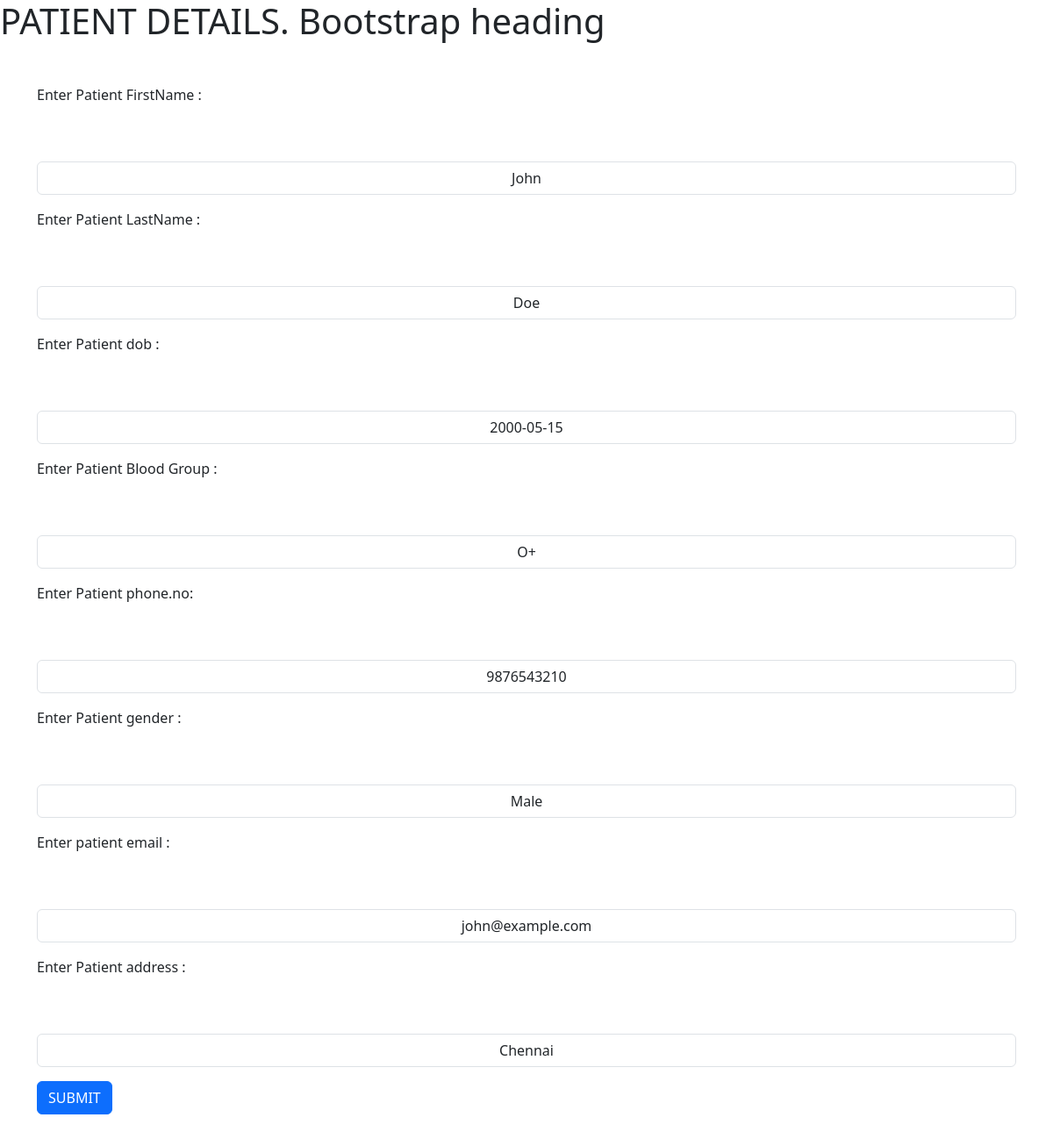
Before: /edit_patient/2 with the older database file.
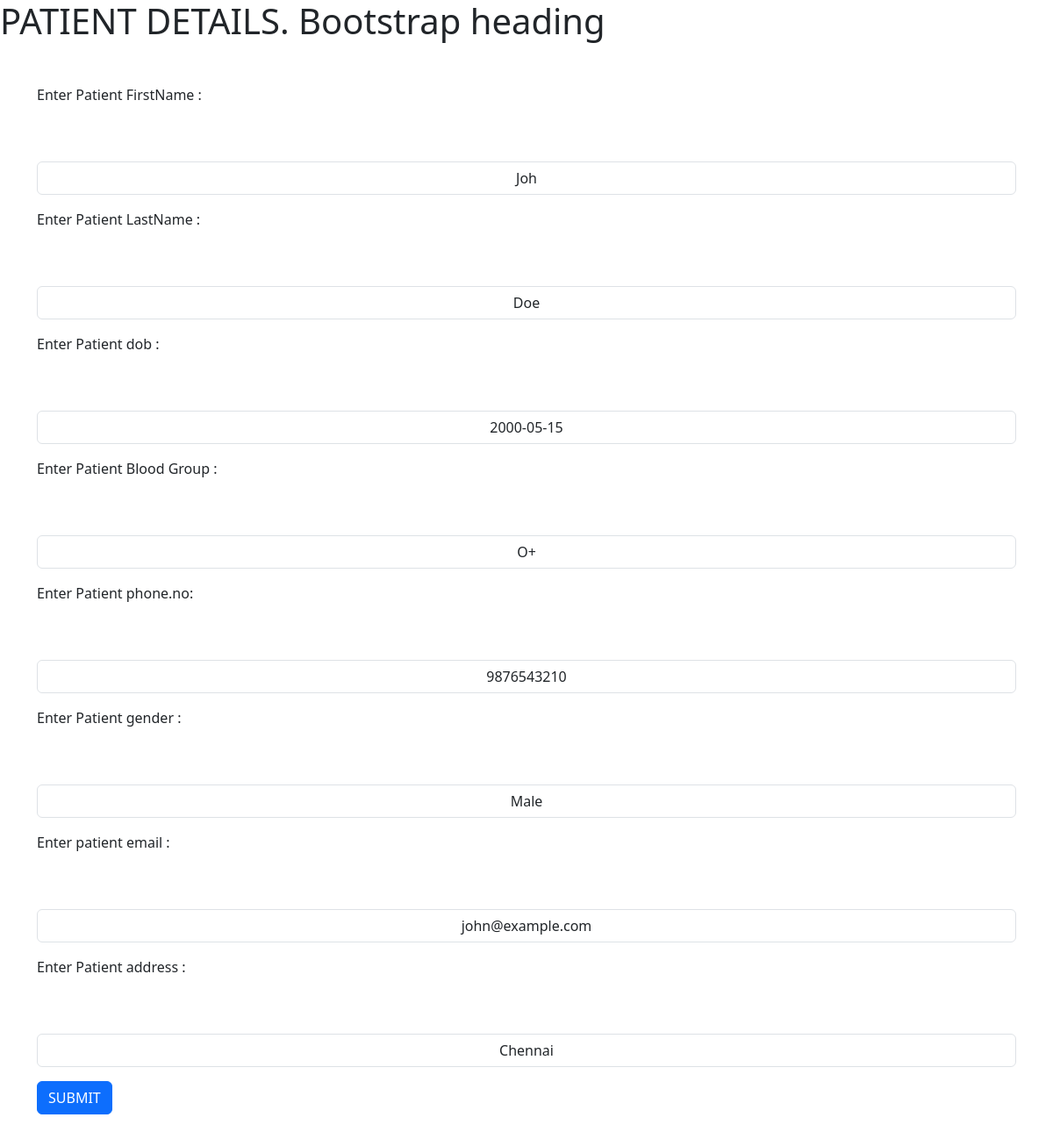
After: the same page with the newer database file.
### tables this page shows
CREATE TABLE patients(
    patient_id INTEGER PRIMARY KEY AUTOINCREMENT,
    firstname TEXT NOT NULL,
    lastname TEXT NOT NULL,
    gender TEXT NOT NULL,
    dob TEXT NOT NULL,
    phone TEXT NOT NULL,
    email TEXT NOT NULL,
    address TEXT NOT NULL,
    blood_group TEXT NOT NULL,
    time TIMESTAMP DEFAULT CURRENT_TIMESTAMP
);

### app.py (the view, shortened to what this page needs)
@app.route("/edit_patient/<int:patient_id>", methods=["GET", "POST"])
def edit_patient(patient_id):
    conn = sq.connect("ehr.db")
    cursor = conn.cursor()
    if request.method == "GET":
        cursor.execute(
            "SELECT * FROM patients WHERE patient_id=?",
            (patient_id,)
        )
        patient = cursor.fetchone()
        conn.close()
        if patient is None:
            return "Patient not found"
        return render_template(
            "edit_patient.html",
            patient=patient
        )

### templates/edit_patient.html (shortened to what this page needs)
<!DOCTYPE html>
<html>
    <head>
        <link href="https://cdn.jsdelivr.net/npm/bootstrap@5.3.8/dist/css/bootstrap.min.css" rel="stylesheet" integrity="sha384-sR
        Il4kxILFvY47J16cr9ZwB07vP4J8+LH7qKQnuqkuIAvNWLzeN8tE5YBujZqJLB">
        <h1 class="">PATIENT DETAILS. Bootstrap heading</h1>
    </head>
    <body>
        <div class="container mb-5 mt-5">
        <form action="/edit_patient/{{patient[0]}}" method="POST">
            <label for="firstname" class="text-center mb-3">Enter Patient FirstName : </label>
            <input type="text" id="firstname" name="firstname" value="{{patient[1]}}" class="text-center mt-5 mb-3 form-control" required>
            <label for="lastname" class="text-center mb-3">Enter Patient LastName : </label>
            <input type="text" id="lastname" name="lastname" value="{{patient[2]}}" class="text-center mt-5 mb-3 form-control" required>
            <label for="dob" class="text-center mb-3">Enter Patient dob : </label>
            <input type="text" id="dob" name="dob" value="{{patient[4]}}" class="text-center mt-5 mb-3 form-control" required>
            <label for="blood_group" class="text-center mb-3">Enter Patient Blood Group : </label>
            <input type="text" id="blood_group" name="blood_group" value="{{patient[8]}}" class="text-center mt-5 mb-3 form-control" required>
            <label for="phone" class="text-center mb-3">Enter Patient phone.no: </label>
            <input type="text" id="phone" name="phone" value="{{patient[5]}}" class="text-center mt-5 mb-3 form-control" required>
            <label for="gender" class="text-center mb-3">Enter Patient gender : </label>
            <input type="text" id="gender" name="gender" value="{{patient[3]}}" class="text-center mt-5 mb-3 form-control" required>
            <label for="email" class="text-center mb-3">Enter patient email : </label>
            <input type="text" id="email" name="email" class="text-center mt-5 mb-3 form-control" value="{{patient[6]}}" required>
            <label for="address" class="text-center mb-3">Enter Patient address : </label>
            <input type="text" id="address" name="address" value="{{patient[7]}}" class="text-center mt-5 mb-3 form-control" required>
            <button type="submit" class="btn btn-primary">SUBMIT</button>
        </form>
        </div>
    </body>
</html>

Changed rows visible on the page:
changed patients "Doe": firstname "John" → "Joh"
